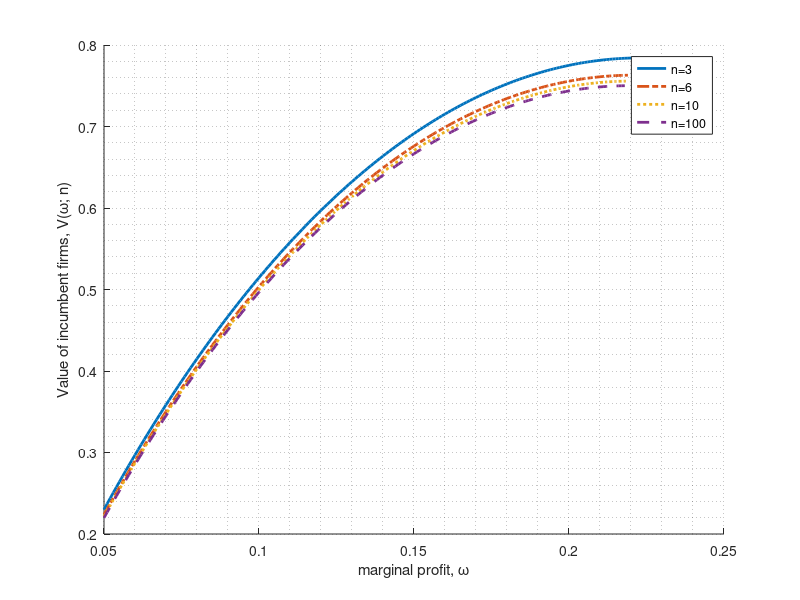
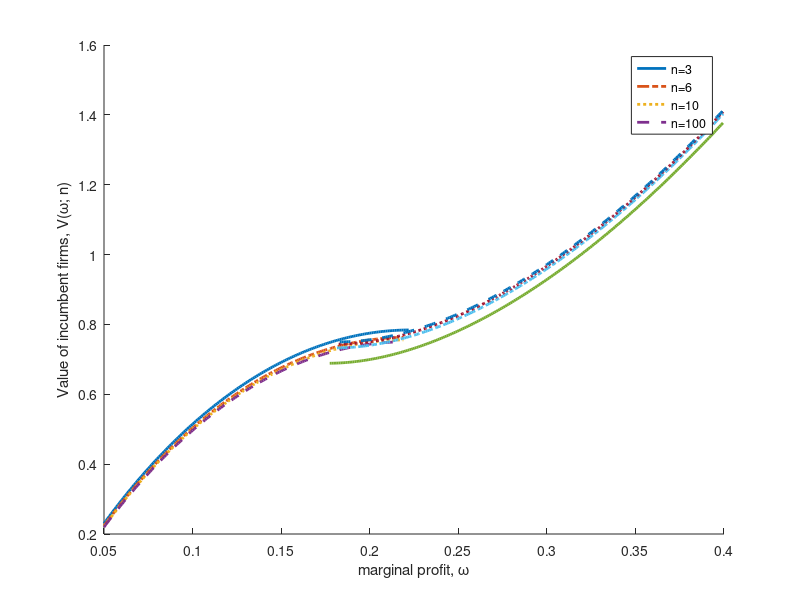

Write the MATLAB code that produced these figures, in order.

clear, close all
%% Parameters
% input
bt = 1; % slope of the demand curve
r = 0.04; % risk-free interest
alp1 = 0.05; % drift rate of GBM in expanding markets
alp2 = -0.05; % drift rate of GBM in contracting markets
sgm = 0.1; % volatility rate of GBM
ph = 0.01; % fixed cost of a firm
I = 1; % entry cost
E = -1; % exit cost
p_rsk = 1; % price of risk
n_set = [3,6,10,100];

% intermediate parameters
a_1 = 0.5 - alp1/sgm^2 + sqrt((alp1/sgm^2 - 0.5)^2 + 2*r/sgm^2); % entry
a_2 = 0.5 - alp2/sgm^2 - sqrt((alp2/sgm^2 - 0.5)^2 + 2*r/sgm^2); % exit
dlt1 = r - sgm^2 - 2*alp1;
dlt2 = r - sgm^2 - 2*alp2;

%% Plotting
figure(1)
hold on
for i = 1:length(n_set)
    n = n_set(i);
    omg_bar = sqrt(a_1/(a_1-2) * bt * dlt1 * I); % entry
    omg_nbar = sqrt((a_1-2) / (a_1*(1-1/(n+2))^2 - 2*(1-1/(n+2))^a_1)) * omg_bar;
    
    domg = 1e-3;
    omg_vec = 0.05:domg:omg_nbar; % entry
    boundH_ind = find(abs(omg_vec-omg_nbar)==min(abs(omg_vec-omg_nbar)));
    
    V_vec = -2*omg_nbar^(2-a_1)/a_1/bt/dlt1 * omg_vec.^a_1 + omg_vec.^2/bt/dlt1 - ph/r;
    V_vec(boundH_ind:end) = NaN; % entry
    
    if i == 1
        plot(omg_vec,V_vec,'lineWidth',2)
    elseif i==2
        plot(omg_vec,V_vec,'-.','lineWidth',2)
    elseif i==3
        plot(omg_vec,V_vec,':','lineWidth',2)
    else
        plot(omg_vec,V_vec,'--','lineWidth',2)
    end
end
hold off
grid minor
legend_name = cell(1,length(n_set));
for i = 1:length(n_set)
    legend_name{i} = ['n=',num2str(n_set(i))];
end
legend(legend_name,'Location','best')
xlabel('marginal profit, \omega')
ylabel('Value of incumbent firms, V(\omega; n)')
print('val_func_GBMentry_3_6_10_100','-dpng','-r600')

clear legend_name
close all

figure(1)
hold on
for i = 1:length(n_set)
    n = n_set(i);
    omg_bar = sqrt(a_2/(a_2-2) * bt * dlt2 * (-E)); % exit
    omg_nbar = sqrt((a_2-2) / (a_2*(1+1/n)^2 - 2*(1+1/n)^a_2)) * omg_bar;
    
    domg = 1e-3;
    omg_vec = omg_nbar:domg:0.4; % exit
    boundL_ind = find(abs(omg_vec-omg_nbar)==min(abs(omg_vec-omg_nbar)));
    
    V_vec = -2*omg_nbar^(2-a_2)/a_2/bt/dlt2 * omg_vec.^a_2 + omg_vec.^2/bt/dlt2 - ph/r;
    V_vec(1:boundL_ind) = NaN; % exit
    
    if i == 1
        plot(omg_vec,V_vec,'lineWidth',2)
    elseif i==2
        plot(omg_vec,V_vec,'-.','lineWidth',2)
    elseif i==3
        plot(omg_vec,V_vec,':','lineWidth',2)
    else
        plot(omg_vec,V_vec,'--','lineWidth',2)
    end
end
hold off
grid minor
legend_name = cell(1,length(n_set));
for i = 1:length(n_set)
    legend_name{i} = ['n=',num2str(n_set(i))];
end
legend(legend_name,'Location','best')
xlabel('marginal profit, \omega')
ylabel('Value of incumbent firms, V(\omega; n)')
print('val_func_GBMexit_3_6_10_100','-dpng','-r600')
